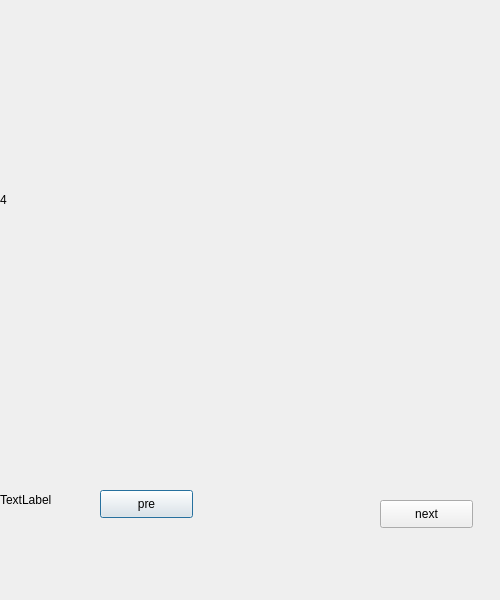
<?xml version="1.0" encoding="UTF-8"?>
<ui version="4.0">
 <class>Dialog4</class>
 <widget class="QDialog" name="Dialog4">
  <property name="geometry">
   <rect>
    <x>0</x>
    <y>0</y>
    <width>500</width>
    <height>600</height>
   </rect>
  </property>
  <property name="windowTitle">
   <string>Dialog</string>
  </property>
  <widget class="QLabel" name="label">
   <property name="geometry">
    <rect>
     <x>0</x>
     <y>0</y>
     <width>500</width>
     <height>400</height>
    </rect>
   </property>
   <property name="text">
    <string>4</string>
   </property>
  </widget>
  <widget class="QPushButton" name="pushButton">
   <property name="geometry">
    <rect>
     <x>100</x>
     <y>490</y>
     <width>93</width>
     <height>28</height>
    </rect>
   </property>
   <property name="text">
    <string>pre</string>
   </property>
  </widget>
  <widget class="QPushButton" name="pushButton_2">
   <property name="geometry">
    <rect>
     <x>380</x>
     <y>500</y>
     <width>93</width>
     <height>28</height>
    </rect>
   </property>
   <property name="text">
    <string>next</string>
   </property>
  </widget>
  <widget class="QLabel" name="label_2">
   <property name="geometry">
    <rect>
     <x>0</x>
     <y>400</y>
     <width>500</width>
     <height>200</height>
    </rect>
   </property>
   <property name="text">
    <string>TextLabel</string>
   </property>
  </widget>
  <zorder>label_2</zorder>
  <zorder>label</zorder>
  <zorder>pushButton</zorder>
  <zorder>pushButton_2</zorder>
 </widget>
 <resources/>
 <connections/>
</ui>
